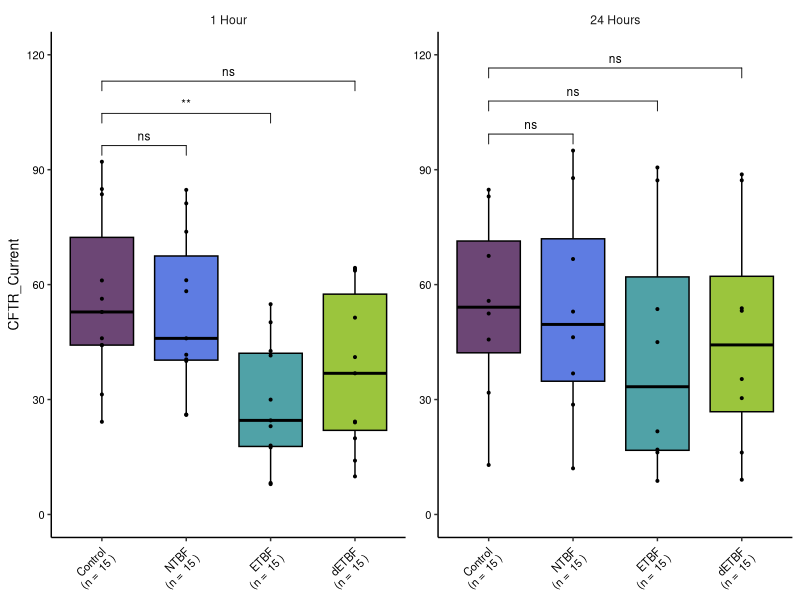
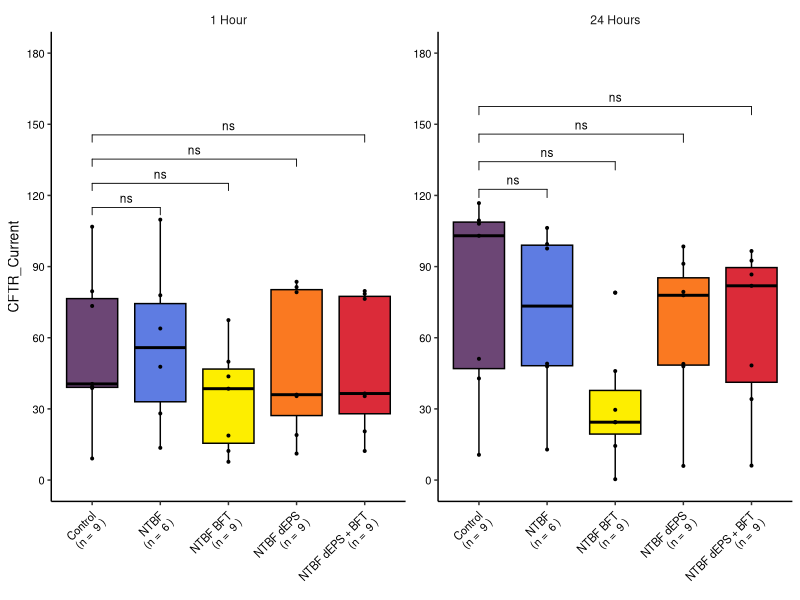

The R script that drew these images, in order:
## ---- chunk 1
library(tidyverse)
library(readxl)
library(ggpubr)
## ---- chunk 2
tidy_cftr_df <- function(raw_df){
  labels1 <- raw_df[4:5] 
  labels <- labels1 %>%
    group_by(Treatment, Hours) %>%
    summarize(N = n())

  raw_merge <- merge(raw_df, labels)

  raw_annot <- raw_merge %>%
    mutate(annot = paste(Treatment, "\n(n = ", N, ")"))
  
  raw_final <- raw_annot %>%
  group_by(Treatment, Hours, Date, Donor, `Pass Number`, N, annot) %>%
  summarize(CFTR_Current = mean(`CFTR172 Current`))
  
  return(raw_final)
}


tidy_cftr_df_test <- function(raw_df){
  labels1 <- raw_df[4:5] 
  labels <- labels1 %>%
    group_by(Treatment, Hours) %>%
    summarize(N = n())

  raw_merge <- merge(raw_df, labels)

  raw_annot <- raw_merge %>%
    mutate(annot = paste(Treatment, "\n(n = ", N, ")"))
  raw_final <- raw_annot[c(1:4,6:8)] %>%
  group_by(Treatment, Hours, Date, Donor, N, annot) %>%
  summarize(CFTR_Current = mean(`CFTR172 Current`))

  return(raw_final)
}



boxplot_cftr <- function(cftr_df, color_list, test_list, y_axis_range){
  plot <- ggplot(cftr_df, aes(Treatment, CFTR_Current, fill = Treatment)) +
  geom_boxplot(color = "black", outlier.size = 0.7) +
  geom_point(color = "black", size = 0.7) +
  facet_wrap(~Hours, scales = "free_y") +
  scale_fill_manual(values = color_list) +
  scale_x_discrete(labels = function(x) cftr_df$annot[match(x, cftr_df$Treatment)]) +
  scale_y_continuous(breaks = y_axis_range, limits = c(min(y_axis_range), max(y_axis_range))) +
  theme_classic() +
  theme(axis.text.x = element_text(angle = 45, hjust = 1, vjust = 1, color = "black", size = 8),
        axis.text.y = element_text(color = "black", size = 8),
        axis.title.x = element_blank(),
        axis.title.y = element_text(color = "black", size = 10),
        strip.background = element_blank(),
        legend.position = "none") +
  stat_compare_means(comparisons = test_list, method = "wilcox.test",
                     tip.length = 0.03,
                     step.increase = 0.1,
                     label = "p.signif",
                     size = 3)
  return(plot)
}


## ---- chunk 3
raw_orig <- read_excel("Raw_Ussing_originals_240402.xlsx")
raw_orig[4:5]

raw_orig$Hours <- gsub("1", "1 Hour", raw_orig$Hours)
raw_orig$Hours <- gsub("24", "24 Hours", raw_orig$Hours)
raw_orig$Treatment <- factor(raw_orig$Treatment, levels = c("Control", "NTBF", "ETBF", "dETBF"))

originals <- tidy_cftr_df(raw_orig)

original_colors <- c(
  "#6C4675", # A deep violet
  "#5E7CE2", # A bold blue
  "#50A2A7", # A strong teal
  "#9BC53D" # A vivid green
)

tests <- list(c("Control", "NTBF"), c("Control", "ETBF"), c("Control", "dETBF"))
y_axis <- c(0, 30, 60, 90, 120)

original_plot <- boxplot_cftr(originals, original_colors, tests, y_axis)
ggsave("ussing_by_time_originals_240425.pdf", original_plot, height = 4, width = 6)

# Calculate number of initial observations per time point
numbers <- raw_orig[4:5] %>%
    group_by(Treatment, Hours) %>%
    summarize(N = n())
numbers
## ---- chunk 4
raw_mut <- read_excel("Raw_Ussing_NTBF_Muts_240402.xlsx")
raw_mut$Hours <- gsub("1", "1 Hour", raw_mut$Hours)
raw_mut$Hours <- gsub("24", "24 Hours", raw_mut$Hours)
raw_mut$Treatment <- factor(raw_mut$Treatment, levels = c("Control", "NTBF", "NTBF BFT", "NTBF dEPS", "NTBF dEPS + BFT"))

mutants <- tidy_cftr_df(raw_mut)

mut_colors <- c(
  "#6C4675", # A deep violet
  "#5E7CE2", # A bold blue
  "#FDEE00", # A vibrant yellow
  "#FA7921", # A rich orange
  "#DB2B39"  # A bold red
)
  
tests <- list(c("Control", "NTBF"), c("Control", "NTBF BFT"), c("Control", "NTBF dEPS"), c("Control", "NTBF dEPS + BFT"))
y_axis <- c(0, 30, 60, 90, 120, 150, 180)

mutant_plot <- boxplot_cftr(mutants, mut_colors, tests, y_axis)
ggsave("ussing_by_time_NTBF_mutants_240425.pdf", mutant_plot, height = 4, width = 6)

numbers <- raw_mut[5] %>%
    group_by(Hours) %>%
    summarize(N = n())
numbers
